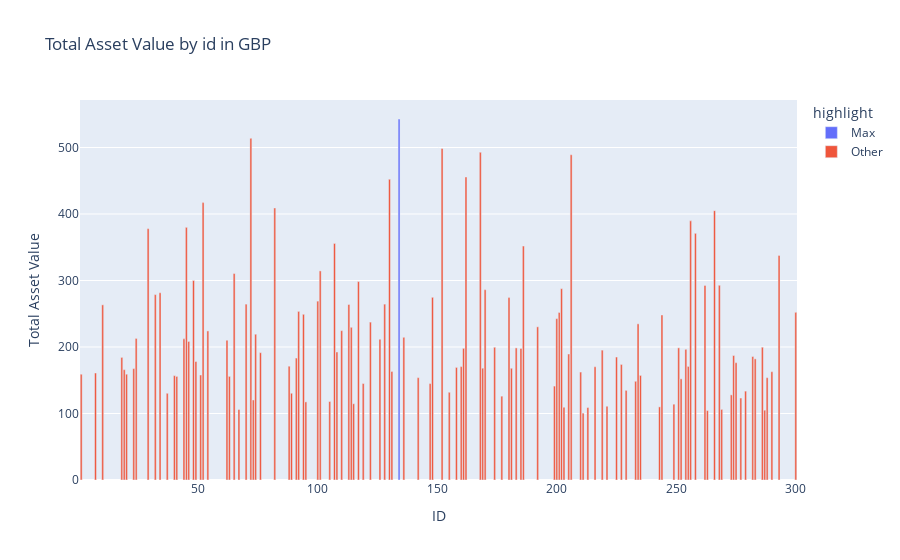

This figure's notebook cell:
### Code cell
import plotly.express as px
#Filter for GBP
df_GBP = df_joined[df_joined["asset_currency"] == "GBP"]

# Aggregate asset_value by _id
df_agg = df_GBP.groupby(["_id"]).agg({"asset_value": "sum"}).reset_index()

# Identify max asset_value and corresponding _id
max_agg = df_agg.agg({"asset_value": "max"})
max_id = df_agg[df_agg["asset_value"] == max_agg["asset_value"]]["_id"].iloc[0]

# Add a column to highlight the max id
df_agg["highlight"] = df_agg["_id"].apply(lambda x: "Max" if x == max_id else "Other")

# Plot using Plotly 
fig = px.bar(
    df_agg.sort_values("asset_value", ascending=False),
    x="_id",
    y="asset_value",
    color="highlight",
    title="Total Asset Value by id in GBP",
    labels={"asset_value": "Total Asset Value", "_id": "ID"}
)

fig.update_layout(showlegend=True)
fig.show()

### Figure 1 — Plotly figure (JSON) as saved in the notebook; plotly's stock layout.template omitted (floating-point values rounded to 4 significant figures)
{"data": [{"hovertemplate": "highlight=Max<br>ID=%{x}<br>Total Asset Value=%{y}<extra></extra>", "legendgroup": "Max", "marker": {"color": "#636efa", "pattern": {"shape": ""}}, "name": "Max", "orientation": "v", "showlegend": true, "textposition": "auto", "type": "bar", "x": [134], "xaxis": "x", "y": [542.9], "yaxis": "y"}, {"hovertemplate": "highlight=Other<br>ID=%{x}<br>Total Asset Value=%{y}<extra></extra>", "legendgroup": "Other", "marker": {"color": "#EF553B", "pattern": {"shape": ""}}, "name": "Other", "orientation": "v", "showlegend": true, "textposition": "auto", "type": "bar", "x": [72, 152, 168, 206, 162, 130, 52, 82, 266, 256, 45, 29, 258, 107, 186, 293, 101, 65, 48, 117, 268, 262, 202, 170, 34, 32, 148, 180, 100, 128, 70, 113, 10, 92, 300, 201, 94, 244, 200, 122, 234, 192, 114, 110, 54, 74, 136, 24, 44, 126, 62, 46, 286, 174, 251, 183, 161, 185, 254, 219, 108, 76, 205, 274, 282, 225, 18, 91, 283, 49, 275, 227, 88, 255, 160, 216, 158, 169, 181, 23, 19, 131, 290, 210, 7, 20, 1, 51, 235, 40, 63, 41, 142, 288, 252, 233, 119, 147, 199, 229, 279, 155, 89, 37, 273, 177, 277, 73, 105, 95, 115, 249, 221, 243, 203, 213, 269, 67, 287, 263, 211], "xaxis": "x", "y": [513.8, 498.5, 492.8, 489.1, 455.7, 452.2, 417.1, 409.1, 405.0, 389.7, 379.9, 378.0, 370.9, 355.7, 351.8, 337.6, 314.4, 310.5, 300.0, 298.4, 292.8, 292.6, 287.7, 286.2, 281.6, 278.8, 274.7, 274.3, 269.0, 264.5, 264.5, 263.9, 263.4, 253.5, 252.2, 251.9, 249.2, 248.2, 242.7, 237.4, 234.8, 230.3, 229.6, 224.6, 224.2, 219.2, 214.6, 212.9, 212.2, 211.6, 210.1, 208.3, 199.7, 199.6, 198.7, 198.6, 198.0, 197.8, 196.5, 195.3, 192.5, 191.4, 189.5, 187.2, 185.7, 184.9, 184.3, 183.4, 182.2, 178.1, 176.4, 173.7, 171.1, 170.8, 170.6, 170.3, 169.3, 168.1, 168.0, 167.5, 165.9, 163.2, 162.9, 162.3, 160.9, 159.1, 159.1, 157.9, 157.3, 156.9, 155.8, 155.7, 153.9, 153.9, 152.1, 148.5, 145.1, 145.0, 141.2, 134.8, 133.7, 131.9, 130.4, 130.4, 128.0, 126.1, 123.3, 120.4, 118.0, 117.4, 114.6, 114.0, 110.9, 110.0, 109.3, 109.0, 106.2, 106.0, 105.0, 104.4, 100.5], "yaxis": "y"}], "layout": {"barmode": "relative", "legend": {"title": {"text": "highlight"}, "tracegroupgap": 0}, "showlegend": true, "title": {"text": "Total Asset Value by id in GBP"}, "xaxis": {"anchor": "y", "domain": [0, 1], "title": {"text": "ID"}}, "yaxis": {"anchor": "x", "domain": [0, 1], "title": {"text": "Total Asset Value"}}}}
